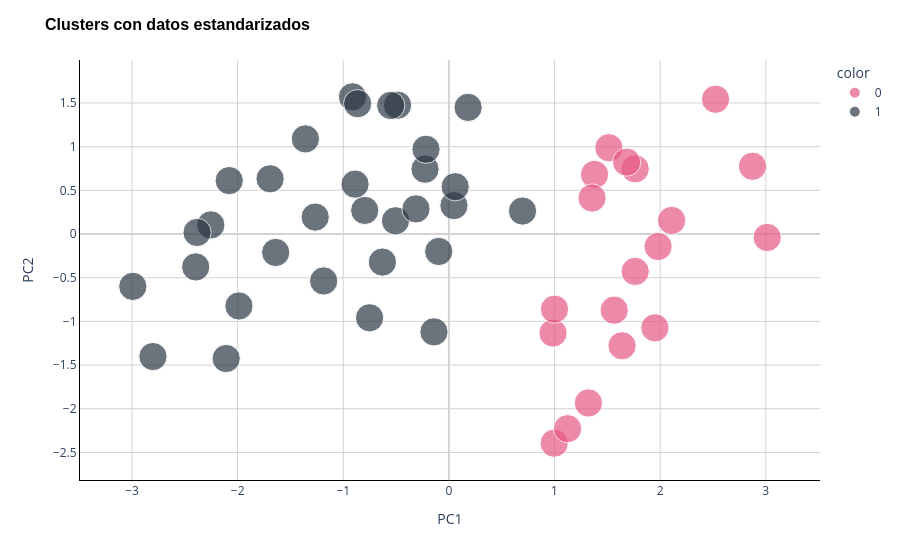

Notebook code for this chart:
### Code cell
figure = px.scatter(
    pca_scaled,
    x='PC1',
    y='PC2',
    color=y_scaled.astype(str),
    color_discrete_map={'0': '#E65983', '1': '#2D3846'},
    size=[1] * pca.shape[0],
)
figure.update_layout(
    title='Clusters con datos estandarizados',
    title_font=dict(size=16, family='Arial', color='black', weight='bold'),
    xaxis_title='PC1',
    yaxis_title='PC2',
    plot_bgcolor='white',
    yaxis=dict(showgrid=True, gridcolor='LightGray', showline=True, linecolor='Black', zeroline=True, zerolinecolor='LightGray'),
    xaxis=dict(showgrid=True, gridcolor='LightGray', showline=True, linecolor='Black', zeroline=True, zerolinecolor='LightGray'),
)
figure.show()

### Figure 1 — Plotly figure (JSON) as saved in the notebook; plotly's stock layout.template omitted (floating-point values rounded to 4 significant figures)
{"data": [{"hovertemplate": "color=0<br>PC1=%{x}<br>PC2=%{y}<br>size=%{marker.size}<extra></extra>", "legendgroup": "0", "marker": {"color": "#E65983", "size": [1, 1, 1, 1, 1, 1, 1, 1, 1, 1, 1, 1, 1, 1, 1, 1, 1, 1, 1], "sizemode": "area", "sizeref": 0.0025, "symbol": "circle"}, "mode": "markers", "name": "0", "orientation": "v", "showlegend": true, "type": "scatter", "x": [0.9856, 1.95, 1.763, 2.524, 1.515, 3.013, 1.639, 1.379, 1.565, 1.763, 2.108, 0.9965, 2.874, 1.98, 1.683, 1.123, 1.321, 0.9997, 1.355], "xaxis": "x", "y": [-1.133, -1.073, 0.746, 1.543, 0.9876, -0.03923, -1.279, 0.6818, -0.8711, -0.4277, 0.1554, -2.394, 0.7756, -0.1428, 0.8232, -2.228, -1.933, -0.8603, 0.4125], "yaxis": "y"}, {"hovertemplate": "color=1<br>PC1=%{x}<br>PC2=%{y}<br>size=%{marker.size}<extra></extra>", "legendgroup": "1", "marker": {"color": "#2D3846", "size": [1, 1, 1, 1, 1, 1, 1, 1, 1, 1, 1, 1, 1, 1, 1, 1, 1, 1, 1, 1, 1, 1, 1, 1, 1, 1, 1, 1, 1, 1, 1], "sizemode": "area", "sizeref": 0.0025, "symbol": "circle"}, "mode": "markers", "name": "1", "orientation": "v", "showlegend": true, "type": "scatter", "x": [-0.1414, -1.359, 0.04771, -0.9127, -1.64, -0.5055, -2.254, -0.7969, -0.7509, -2.397, -0.4862, -1.693, 0.6968, -1.185, -1.266, -2.384, 0.1816, -2.992, -0.226, -0.3118, 0.05912, -0.8884, -0.8638, -1.988, -0.5506, -2.801, -0.09633, -0.2169, -2.109, -2.08, -0.6294], "xaxis": "x", "y": [-1.12, 1.089, 0.3254, 1.57, -0.211, 0.1516, 0.1041, 0.2702, -0.9584, -0.3764, 1.474, 0.6323, 0.2634, -0.5369, 0.194, 0.01808, 1.45, -0.5991, 0.7422, 0.2879, 0.5414, 0.5711, 1.492, -0.8233, 1.472, -1.402, -0.1997, 0.9701, -1.425, 0.6113, -0.321], "yaxis": "y"}], "layout": {"legend": {"itemsizing": "constant", "title": {"text": "color"}, "tracegroupgap": 0}, "margin": {"t": 60}, "plot_bgcolor": "white", "title": {"font": {"color": "black", "family": "Arial", "size": 16, "weight": "bold"}, "text": "Clusters con datos estandarizados"}, "xaxis": {"anchor": "y", "domain": [0, 1], "gridcolor": "LightGray", "linecolor": "Black", "showgrid": true, "showline": true, "title": {"text": "PC1"}, "zeroline": true, "zerolinecolor": "LightGray"}, "yaxis": {"anchor": "x", "domain": [0, 1], "gridcolor": "LightGray", "linecolor": "Black", "showgrid": true, "showline": true, "title": {"text": "PC2"}, "zeroline": true, "zerolinecolor": "LightGray"}}}
